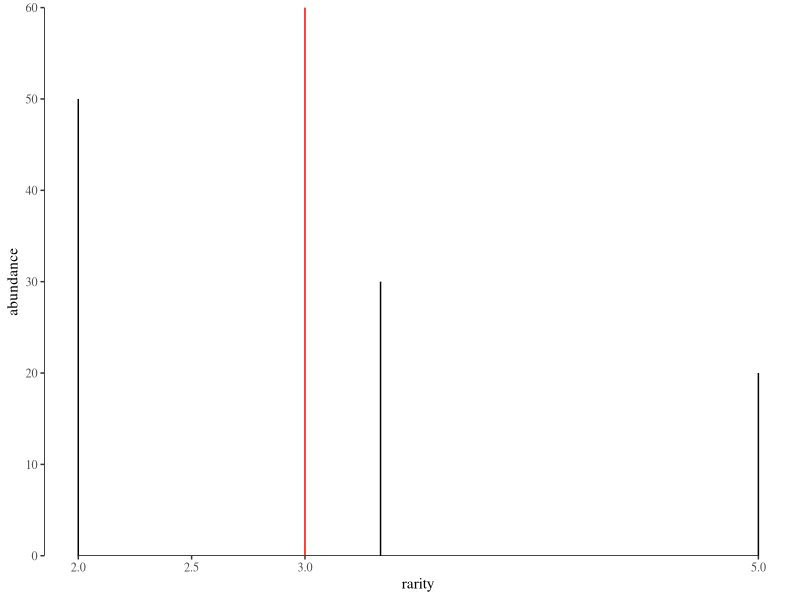
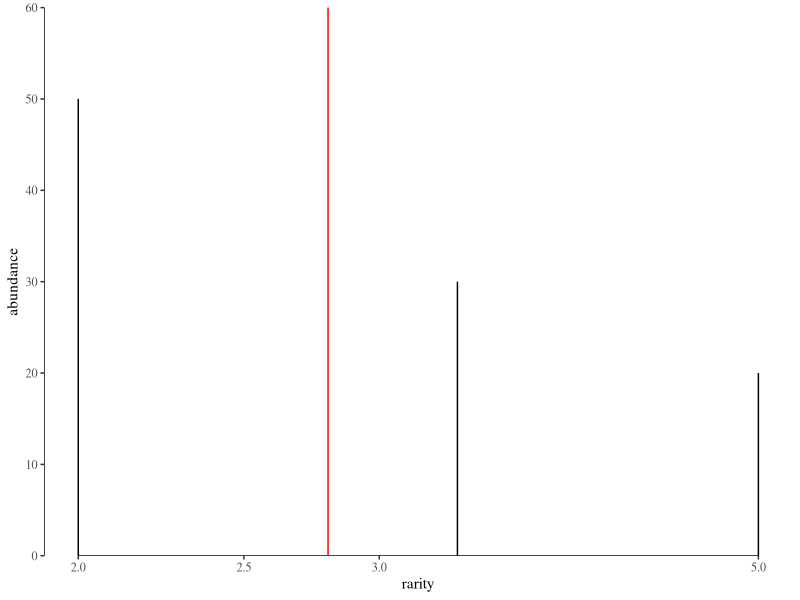
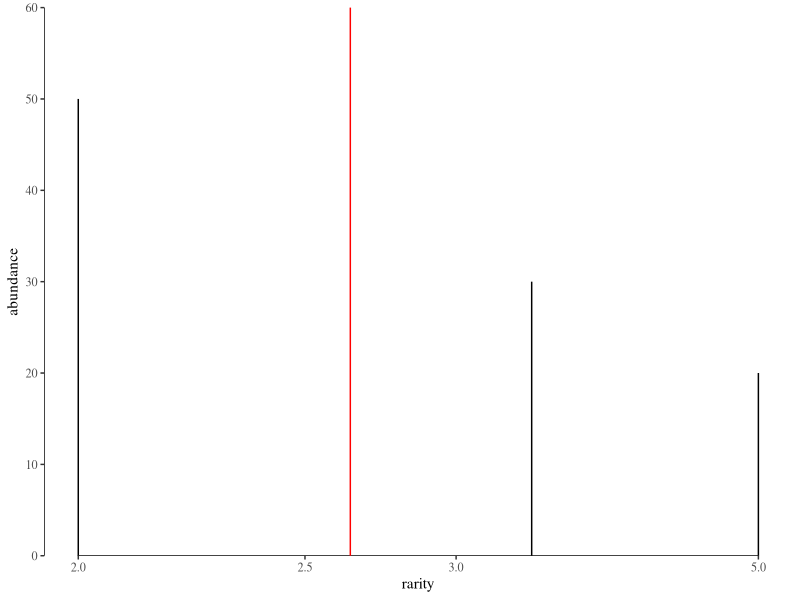

Source code (R) for these figures, in order:
library(tidyverse)
library(ggthemes)
theme_set(theme_tufte())

require(scales) # trans_new() is in the scales library
#need the reverse bit for the scaling of the axes to get them in the right orientation
pfun=function(x, pow, rever=F){
	if (pow==0) return(log(x))
    if (rever==T){
    if (pow<0) return(-x^pow)
        return(x^pow)}
	return(x^pow)
}

ipfun=function(x, pow, rever=F){
	if (pow==0) return(exp(x))
    if(rever==T){if (pow<0) return(-x^(1/pow))
        return(x^(1/pow))}
	return(x^(1/pow))
}

## This is weird craftiness to make functions above work with coord_trans
power_trans = function(pow) trans_new(name="power"
    , transform=function(x) pfun(x, pow, rever=T)
	, inverse=function(x) ipfun(x, pow, rever=T)
	#, breaks = function(x)extended_breaks(n = 30)(x)
)


rarity_plot <- function(abundance, p){
	rf <- tibble(names = as.factor(1:length(abundance))
		, abundance
		, rarity = sum(abundance)/abundance
	)
	div <- summarise(rf, div=ipfun(
		sum(abundance*pfun(rarity, p))/sum(abundance)
		, p
	)) %>% pull(div)
	rp <- (ggplot(rf, aes(x=rarity, y=abundance))
		+ geom_segment(aes(x=rarity, xend=rarity, y=abundance, yend=0))
		#could probably set breaks more flexibly
		+ scale_x_continuous(trans=power_trans(pow=p), breaks=c(sum(abundance)/max(abundance),2.5,3,sum(abundance)/min(abundance)))
		#the expand=c(0,0) is what fixes x-axis in place at y=0
		+ scale_y_continuous(expand=c(0,0))
		#this is what makes the axis lines... it is just a line segment from min to max of the provided data. teh breaks are provided in scale_x_continuous or scale_y_continuous
		+ geom_rangeframe(data=data.frame(rarity=c(sum(abundance)/max(abundance),sum(abundance)/min(abundance)), abundance=c(0,max(abundance)+10)))
		+ geom_vline(xintercept=div, color="red")
	)
	return(rp)
}

ab <- c(20,30,50)

rarity_plot(ab, 1)
rarity_plot(ab, 0)
rarity_plot(ab, -1)


